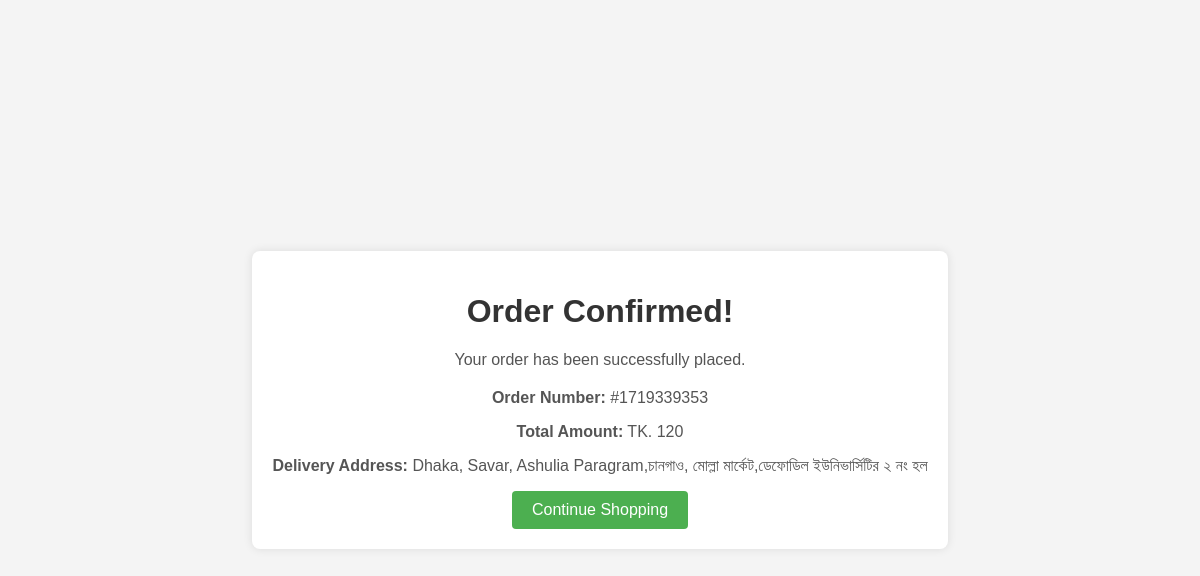
Screenshot of /order-success/7 with the database file from the repository.
### shop/models.py (models this page shows, shortened)
class ShippingAddress(models.Model):
    order=models.ForeignKey(Order,on_delete=models.CASCADE,null=True)
    first_name=models.CharField(max_length=20)
    last_name=models.CharField(max_length=20)
    address=models.TextField()
    address_note=models.CharField(max_length=100)
    phon=models.CharField(max_length=20)
    email=models.CharField(max_length=100)
    timestamp=models.DateTimeField(default=now,blank=True)

class Order(models.Model):
    STATUS_CHOICES = [
        ('not_confirm','not_confirm'),
        ('Confirmed','Confirmed'),
        ('Pending', 'Pending'),
        ('Processing', 'Processing'),
        ('Shipped', 'Shipped'),
        ('Delivered', 'Delivered'),
        ('Cancelled', 'Cancelled'),
    ]
    LOCATION_CHOICES = [
        ('inside_dhaka', 'Inside Dhaka'),
        ('outside_dhaka', 'Outside Dhaka'),
    ]
    user=models.ForeignKey(UserProfile,on_delete=models.SET_NULL,null=True)
    status = models.CharField(max_length=20, choices=STATUS_CHOICES, default='Pending')
    items = models.ManyToManyField('Product', through='OrderItem')
    created_at=models.DateTimeField(default=now,blank=True)
    complete=models.BooleanField(default=False,blank=True)
    order_id=models.CharField(max_length=20,null=True,blank=True)
    coupon=models.BooleanField(default=False,null=True,blank=True)
    coupon_percentange=models.PositiveIntegerField(default=0,null=True,blank=True)
    cancel_reason=models.TextField(null=True,blank=True)
    location = models.CharField(max_length=20, choices=LOCATION_CHOICES, null=True, blank=True)
    totalbill= models.PositiveIntegerField(default=0)
    delivary_charge = models.PositiveIntegerField(default=False)
    action_by = models.ForeignKey(User,on_delete=models.SET_NULL,null=True,blank=True)
    @property
    def get_total(self):
        order_items = OrderItem.objects.filter(order=self)
        total = sum(item.item_total for item in order_items)
        if self.coupon:
            total-=total*(self.coupon_percentange/100)
        return int(total)

### shop/views.py (the view)
# urls.py: path('order-success/<int:pk>',order_success, name="order_success"),
def order_success(request,pk):
    data=ShippingAddress.objects.get(id=pk)
    total = data.order.get_total+data.order.delivary_charge
    context={
        'data':data,
        'total':total
    }
    return render(request,'shop/orderSuccess.html',context)

### shop/templates/shop/orderSuccess.html (shortened to what this page needs)
<!DOCTYPE html>
<html lang="en">
<head>
</head>
<body>
<div class="confirmation-container">
    <h1>Order Confirmed!</h1>
    <p>Your order has been successfully placed.</p>
    <div class="order-details">
        <p><strong>Order Number:</strong> #{{data.order.order_id}}</p>
        <p><strong>Total Amount:</strong> TK. {{total}}</p>
        <p><strong>Delivery Address:</strong> {{data.address}}</p>
    </div>
    <button onclick="redirectToHomepage()">Continue Shopping</button>
</div>
</body>
</html>

### shop/templates/shop/orderSuccess.html (style rules this page uses)
body { font-family: Arial, sans-serif; background-color: #f4f4f4; margin: 0; display: flex; justify-content: center; align-items: center; height: 100vh; }
.confirmation-container { background-color: #fff; border-radius: 8px; box-shadow: 0 0 10px rgba(0, 0, 0, 0.1); padding: 20px; text-align: center; }
h1 { color: #333; }
p { color: #555; }
.order-details { margin-top: 20px; }
button { background-color: #4caf50; color: #fff; padding: 10px 20px; font-size: 16px; border: none; border-radius: 4px; cursor: pointer; }

### rows the page displays
ShippingAddress: order.order_id "1719339353", address "Dhaka, Savar, Ashulia Paragram,চানগাও, মোল্লা মার্কেট,ডেফোডিল ইউনিভার্সিটির ২ নং হল"

### other values shown
{{ total }} "120"
